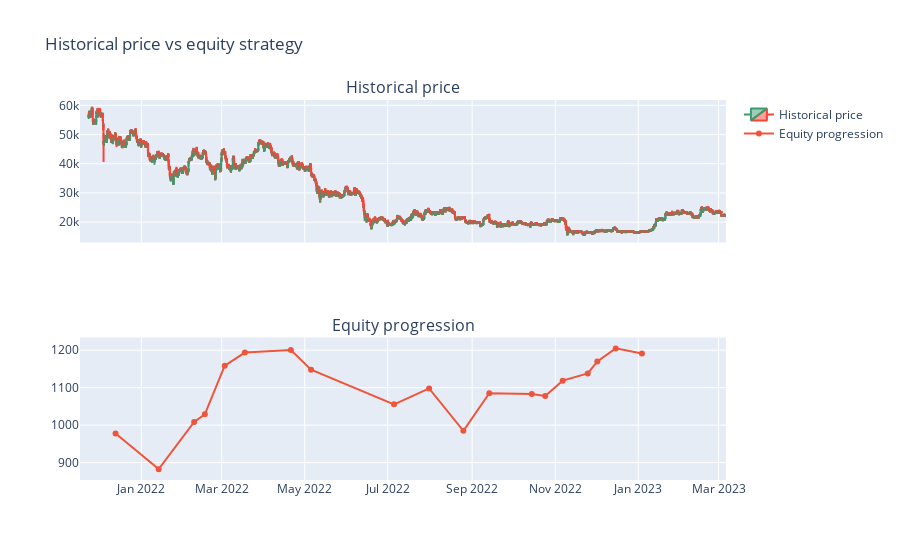

Notebook source saved alongside this figure:
### Code cell
def buy_func(row: pd.Series, prev_row: pd.Series) -> bool:
    return True if row.RSI_VWAP > 19 and prev_row.RSI_VWAP < 19 and row.EMA80 < row.Close else False


def sell_func(row: pd.Series, prev_row: pd.Series, trading_days: int) -> bool:
    return True if row.RSI_VWAP < 80 and prev_row.RSI_VWAP > 80 else False


long_only_backtester(df_BTC, buy_func, sell_func)

### Figure 1 — Plotly figure (JSON) as saved in the notebook; plotly's stock layout.template omitted (floating-point values rounded to 4 significant figures; data arrays with more than 128 entries replaced by an {"elided": "..."} marker saying what was removed)
{"data": [{"close": {"elided": "11236 float values"}, "high": {"elided": "11236 float values"}, "low": {"elided": "11236 float values"}, "name": "Historical price", "open": {"elided": "11236 float values"}, "type": "candlestick", "x": {"elided": "11236 str values"}, "xaxis": "x", "yaxis": "y"}, {"name": "Equity progression", "type": "scatter", "x": ["2021-12-13T02:00:00", "2022-01-13T18:00:00", "2022-02-08T19:00:00", "2022-02-16T15:00:00", "2022-03-03T06:00:00", "2022-03-18T01:00:00", "2022-04-20T20:00:00", "2022-05-05T16:00:00", "2022-07-05T15:00:00", "2022-07-31T09:00:00", "2022-08-25T13:00:00", "2022-09-13T14:00:00", "2022-10-14T19:00:00", "2022-10-24T16:00:00", "2022-11-06T12:00:00", "2022-11-24T22:00:00", "2022-12-01T22:00:00", "2022-12-15T11:00:00", "2023-01-03T16:00:00"], "xaxis": "x2", "y": [977.4, 882.4, 1008.0, 1029.0, 1159.0, 1194.0, 1200.0, 1148.0, 1055.0, 1098.0, 984.9, 1085.0, 1083.0, 1078.0, 1119.0, 1138.0, 1170.0, 1205.0, 1191.0], "yaxis": "y2"}], "layout": {"annotations": [{"font": {"size": 16}, "showarrow": false, "text": "Historical price", "x": 0.5, "xanchor": "center", "xref": "paper", "y": 1, "yanchor": "bottom", "yref": "paper"}, {"font": {"size": 16}, "showarrow": false, "text": "Equity progression", "x": 0.5, "xanchor": "center", "xref": "paper", "y": 0.375, "yanchor": "bottom", "yref": "paper"}], "showlegend": true, "title": {"text": "Historical price vs equity strategy"}, "xaxis": {"anchor": "y", "domain": [0, 1], "matches": "x2", "rangeslider": {"visible": false}, "showticklabels": false}, "xaxis2": {"anchor": "y2", "domain": [0, 1]}, "yaxis": {"anchor": "x", "domain": [0.625, 1]}, "yaxis2": {"anchor": "x2", "domain": [0, 0.375]}}}
